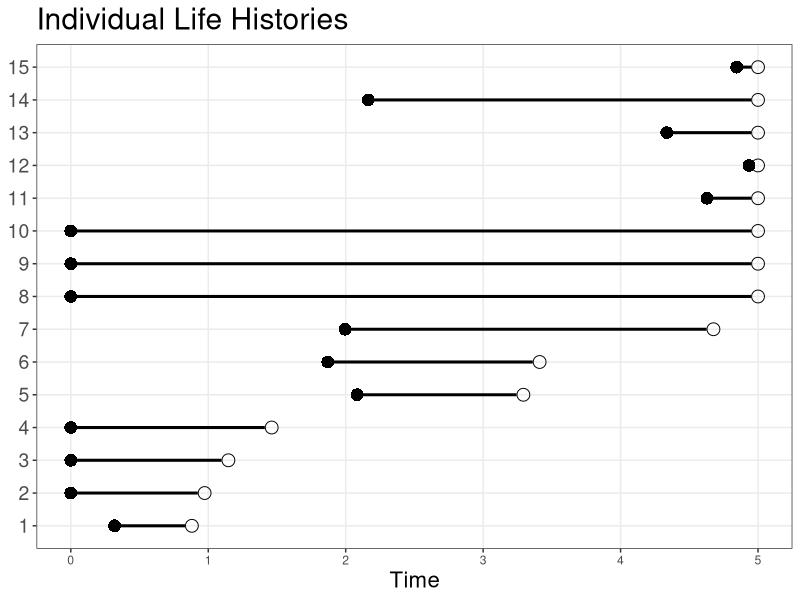

The R script that drew this image: (Note: this script raises an error after producing the figure.)
# --------------------------------------------------------------------------------
# load libraries and setup
# --------------------------------------------------------------------------------

rm(list=ls());gc()
dev.off()
library(ggplot2)


TWICE <- 5
nborn <- 5
lambda <- nborn/TWICE
g <- 1/10


S0 <- 6

S0_mosy <- data.frame(
  enter = rep(0,S0),
  leave = pmin(rexp(n = S0,rate = g),TWICE)
)

emerge <- rpois(n = 1,lambda = lambda*TWICE)
emerge_t <- runif(n = emerge,min = 0,max = TWICE)

emerge_mosy <- data.frame(
  enter = emerge_t,
  leave = pmin(emerge_t + rexp(n = emerge,rate = g),TWICE)
)

# individual histories
indiv_traces <- rbind(S0_mosy,emerge_mosy)
indiv_traces <- indiv_traces[order(indiv_traces$leave),]
indiv_traces$id <- as.integer(1:nrow(indiv_traces))

# aggregated ensemble
ensemble_trace <- data.frame(
  time = 0,count = sum(indiv_traces$enter < 2e-16),event = "begin"
)

trace_temp <- data.frame(
  time = c(indiv_traces$enter,indiv_traces$leave),
  delta = c(rep(1,times=length(indiv_traces$enter)),rep(-1,times=length(indiv_traces$enter))),
  event = c(paste0(indiv_traces$id," emerges"),paste0(indiv_traces$id," dies"))
)
trace_temp <- trace_temp[-which(trace_temp$time==0.0),]
trace_temp <- trace_temp[-which(trace_temp$time==5.0),]
trace_temp <- trace_temp[order(trace_temp$time),]

while(nrow(trace_temp) > 0){
  ensemble_trace <- rbind(
    ensemble_trace,
    data.frame(time = trace_temp[1,'time'], count = ensemble_trace[nrow(ensemble_trace),"count"] + trace_temp[1,"delta"], event = trace_temp[1,"event"])
  )
  trace_temp <- trace_temp[-1,]
}

ensemble_trace <- rbind(
  ensemble_trace, 
  data.frame(time = TWICE,count = ensemble_trace[nrow(ensemble_trace),"count"], event = "end")
)

# structure for Plotting
ensemble_trace_df <- data.frame(x0=-1,y0=-1,x1=-1,y1=-1,id=-1)
ensemble_trace_vert_df <- data.frame(x0=-1,y0=-1,x1=-1,y1=-1,id=-1)
for(i in 1:(nrow(ensemble_trace)-1)){
  
  ensemble_trace_df <- rbind(
    ensemble_trace_df,
    data.frame(
      x0 = ensemble_trace[i,"time"],
      x1 = ensemble_trace[i+1,"time"],
      y0 = ensemble_trace[i,"count"],
      y1 = ensemble_trace[i,"count"],
      id = i
    )
  )
  
  if(i < (nrow(ensemble_trace)-1)){
    ensemble_trace_vert_df <- rbind(
      ensemble_trace_vert_df,
      data.frame(
        x0 = ensemble_trace[i+1,"time"],
        x1 = ensemble_trace[i+1,"time"],
        y0 = ensemble_trace[i,"count"],
        y1 = ensemble_trace[i+1,"count"],
        id = i
      )
    )  
  }
  
}
ensemble_trace_df <- ensemble_trace_df[-1,]
ensemble_trace_vert_df <- ensemble_trace_vert_df[-1,]

# plots
plot_indiv <- ggplot(data = indiv_traces) +
  geom_segment(data = indiv_traces,aes(y=id,x=enter,yend=id,xend=leave-0.05),size=1.025) +
  geom_point(aes(x=enter,y=id),shape=16,size=4)+
  geom_point(aes(x=leave,y=id),shape=1,size=4)+
  scale_y_continuous(breaks=indiv_traces$id,labels=as.character(indiv_traces$id)) +
  labs(x = "Time",title = "Individual Life Histories") +
  theme_bw() +
  theme(
    panel.grid.minor = element_blank(),axis.text.y = element_text(size=14),axis.title.y = element_blank(),
    axis.title.x = element_text(size=16),title = element_text(size=18)
  )

ggsave(filename = here::here("figs/indiv_hist.tiff"),plot = plot_indiv,device = "tiff",height = 6,width = 8,compression = "lzw")

plot_ensemble <- ggplot(data = ensemble_trace_df) + 
  geom_segment(aes(y=y0,x=x0,yend=y1,xend=x1,group=id),size=1.025) +
  geom_segment(data=ensemble_trace_vert_df,aes(x=x0,xend=x1,y=y0,yend=y1,group=id),linetype=2,alpha=0.5) +
  geom_point(aes(x=x0,y=y0),shape=16,size=4) +
  geom_point(aes(x=x1,y=y1),shape=1,size=4) +
  geom_text(data=ensemble_trace[!ensemble_trace$event %in% c("begin","end"),], aes(x=time,y=count-0.05,label=event),vjust = 1,hjust = 1,size=2) +
  labs(x = "Time",title = "Ensemble Trajectory") +
  theme_bw() +
  theme(
    panel.grid.minor = element_blank(),axis.text.y = element_text(size=14),axis.title.y = element_blank(),
    axis.title.x = element_text(size=16),title = element_text(size=18)
  )

ggsave(filename = here::here("figs/ensemble_hist.tiff"),plot = plot_ensemble,device = "tiff",height = 6,width = 8,compression = "lzw")
